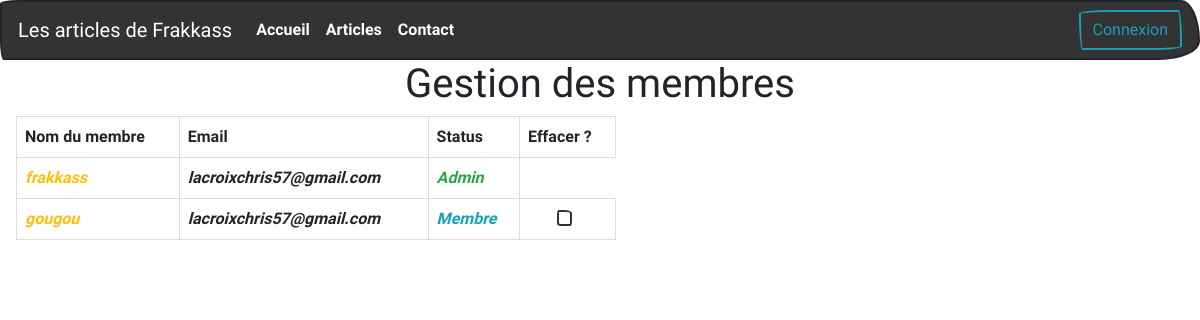
The page /membres.php on the database its author committed.
### tables this page shows
CREATE TABLE `user` (
  `id` int(11) NOT NULL,
  `username` varchar(255) NOT NULL,
  `email` varchar(255) NOT NULL,
  `password` varchar(255) NOT NULL,
  `status` tinyint(1) DEFAULT '0'
);

### membres.php (the view, shortened to what this page needs)
<?php
require_once 'config/connect.php';
?>
<main>
<h1 class="text-center">Gestion des membres</h1>
<?php
$req = $bdd->prepare("SELECT * FROM user");
$req->execute();
?>
<table class="mm-0 ml-xl-3 col-12 col-xl-6">
<tr>
<th>Nom du membre</th>
<th>Email</th>
<th>Status</th>
<th>Effacer ?</th>
<?php
    while ($membre = $req->fetch()){
        ?>
        <tr>
        <?php echo "<td class=><em class='text-warning'> $membre->username </em></td>";
        echo "<td><em> $membre->email </em></td>";
        $role = $membre->status;
        if($role == 1){
            $sta = "<em class='text-success'>Admin</em>";
        } else {
            $sta = "<em class='text-info'>Membre</em>";
        }
        echo "<td> $sta </div></td>";
        if($role == 1){
        } else {
            echo "<form  method='POST' id='supprime' action=''>";
            echo "<td><input class='ml-5' type='checkbox' name='$membre->username' value='$membre->id'></td>";
        }
        ?>
        </tr>
    <?php
    }
    ?>
</table>
</main>
<?php
require 'template.php';
?>

### css/style.css (style rules this page uses)
table { border-collapse: collapse; }
td, th { border: 1px solid #dddddd; text-align: left; padding: 8px; }
th { background-color: grey; }

### rows shown on the page
user: username "frakkass", email "lacroixchris57@gmail.com", status "Admin"
user: username "gougou", email "lacroixchris57@gmail.com", status "Membre"
